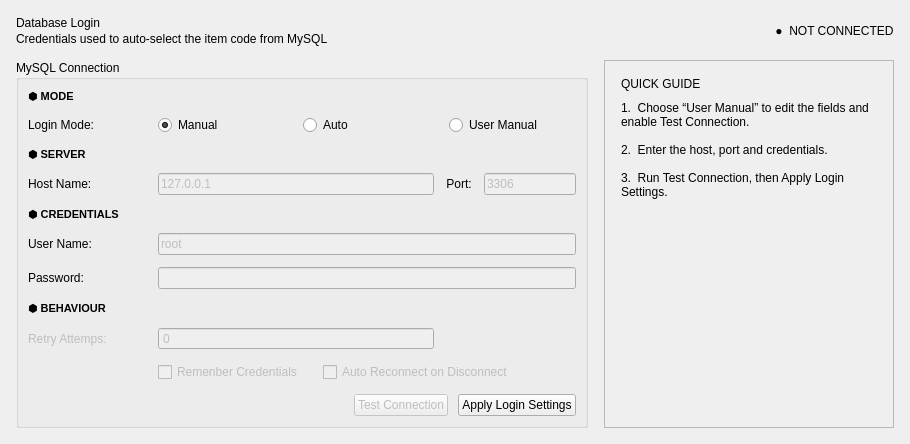
      <widget class="QWidget" name="tab">
       <attribute name="title">
        <string>   Autologon   </string>
       </attribute>
       <layout class="QGridLayout" name="gridLayout_3" columnstretch="1,0">
        <property name="leftMargin">
         <number>16</number>
        </property>
        <property name="topMargin">
         <number>16</number>
        </property>
        <property name="rightMargin">
         <number>16</number>
        </property>
        <property name="bottomMargin">
         <number>16</number>
        </property>
        <property name="horizontalSpacing">
         <number>16</number>
        </property>
        <property name="verticalSpacing">
         <number>14</number>
        </property>
        <item row="1" column="0">
         <widget class="QGroupBox" name="groupBox_auto_login">
          <property name="title">
           <string>MySQL Connection</string>
          </property>
          <layout class="QGridLayout" name="gridLayout_2" columnstretch="0,3,0,1">
           <property name="spacing">
            <number>12</number>
           </property>
           <item row="0" column="0" colspan="4">
            <widget class="QLabel" name="label_sec_mysql_mode">
             <property name="font">
              <font>
               <family>Segoe UI</family>
               <pointsize>8</pointsize>
               <weight>87</weight>
               <bold>true</bold>
              </font>
             </property>
             <property name="text">
              <string>⬢ MODE</string>
             </property>
             <property name="role" stdset="0">
              <string>section</string>
             </property>
            </widget>
           </item>
           <item row="1" column="0">
            <widget class="QLabel" name="label">
             <property name="minimumSize">
              <size>
               <width>118</width>
               <height>0</height>
              </size>
             </property>
             <property name="text">
              <string>Login Mode:</string>
             </property>
            </widget>
           </item>
           <item row="1" column="1" colspan="3">
            <layout class="QHBoxLayout" name="horizontalLayout_login_modes">
             <property name="spacing">
              <number>18</number>
             </property>
             <item>
              <widget class="QRadioButton" name="radioButton_manual_login">
               <property name="enabled">
                <bool>true</bool>
               </property>
               <property name="text">
                <string>Manual </string>
               </property>
               <property name="checkable">
                <bool>true</bool>
               </property>
               <property name="checked">
                <bool>true</bool>
               </property>
               <property name="autoExclusive">
                <bool>true</bool>
               </property>
              </widget>
             </item>
             <item>
              <widget class="QRadioButton" name="radioButton_automatic_login">
               <property name="text">
                <string>Auto</string>
               </property>
               <property name="checked">
                <bool>false</bool>
               </property>
              </widget>
             </item>
             <item>
              <widget class="QRadioButton" name="radioButton_user_manual_login">
               <property name="enabled">
                <bool>true</bool>
               </property>
               <property name="text">
                <string>User Manual</string>
               </property>
               <property name="checked">
                <bool>false</bool>
               </property>
              </widget>
             </item>
            </layout>
           </item>
           <item row="2" column="0" colspan="4">
            <widget class="QLabel" name="label_sec_mysql_server">
             <property name="font">
              <font>
               <family>Segoe UI</family>
               <pointsize>8</pointsize>
               <weight>87</weight>
               <bold>true</bold>
              </font>
             </property>
             <property name="text">
              <string>⬢ SERVER</string>
             </property>
             <property name="role" stdset="0">
              <string>section</string>
             </property>
            </widget>
           </item>
           <item row="3" column="0">
            <widget class="QLabel" name="label_3">
             <property name="minimumSize">
              <size>
               <width>118</width>
               <height>0</height>
              </size>
             </property>
             <property name="text">
              <string>Host Name:</string>
             </property>
            </widget>
           </item>
           <item row="3" column="1">
            <widget class="QLineEdit" name="lineEdit_Host_name">
             <property name="enabled">
              <bool>false</bool>
             </property>
             <property name="text">
              <string>127.0.0.1</string>
             </property>
            </widget>
           </item>
           <item row="3" column="2">
            <widget class="QLabel" name="label_4">
             <property name="text">
              <string>Port:</string>
             </property>
             <property name="alignment">
              <set>Qt::AlignCenter</set>
             </property>
            </widget>
           </item>
           <item row="3" column="3">
            <widget class="QLineEdit" name="lineEdit_port">
             <property name="enabled">
              <bool>false</bool>
             </property>
             <property name="text">
              <string>3306</string>
             </property>
            </widget>
           </item>
           <item row="4" column="0" colspan="4">
            <widget class="QLabel" name="label_sec_mysql_credentials">
             <property name="font">
              <font>
               <family>Segoe UI</family>
               <pointsize>8</pointsize>
               <weight>87</weight>
               <bold>true</bold>
              </font>
             </property>
             <property name="text">
              <string>⬢ CREDENTIALS</string>
             </property>
             <property name="role" stdset="0">
              <string>section</string>
             </property>
            </widget>
           </item>
           <item row="5" column="0">
            <widget class="QLabel" name="label_2">
             <property name="minimumSize">
              <size>
               <width>118</width>
               <height>0</height>
              </size>
             </property>
             <property name="text">
              <string>User Name:</string>
             </property>
            </widget>
           </item>
           <item row="5" column="1" colspan="3">
            <widget class="QLineEdit" name="lineEdit_UserName">
             <property name="enabled">
              <bool>false</bool>
             </property>
             <property name="text">
              <string>root</string>
             </property>
            </widget>
           </item>
           <item row="6" column="0">
            <widget class="QLabel" name="label_5">
             <property name="minimumSize">
              <size>
               <width>118</width>
               <height>0</height>
              </size>
             </property>
             <property name="text">
              <string>Password:</string>
             </property>
            </widget>
           </item>
           <item row="6" column="1" colspan="3">
            <widget class="QLineEdit" name="lineEdit_password">
             <property name="enabled">
              <bool>false</bool>
             </property>
             <property name="text">
              <string/>
             </property>
             <property name="echoMode">
              <enum>QLineEdit::Password</enum>
             </property>
            </widget>
           </item>
           <item row="7" column="0" colspan="4">
            <widget class="QLabel" name="label_sec_mysql_behaviour">
             <property name="font">
              <font>
               <family>Segoe UI</family>
               <pointsize>8</pointsize>
               <weight>87</weight>
               <bold>true</bold>
              </font>
             </property>
             <property name="text">
              <string>⬢ BEHAVIOUR</string>
             </property>
             <property name="role" stdset="0">
              <string>section</string>
             </property>
            </widget>
           </item>
           <item row="8" column="0">
            <widget class="QLabel" name="label_6">
             <property name="enabled">
              <bool>false</bool>
             </property>
             <property name="minimumSize">
              <size>
               <width>118</width>
               <height>0</height>
              </size>
             </property>
             <property name="text">
              <string>Retry Attemps:</string>
             </property>
            </widget>
           </item>
           <item row="8" column="1">
            <widget class="QSpinBox" name="spinBox_retry_attpents">
             <property name="enabled">
              <bool>false</bool>
             </property>
             <property name="buttonSymbols">
              <enum>QAbstractSpinBox::NoButtons</enum>
             </property>
            </widget>
           </item>
           <item row="9" column="1" colspan="3">
            <layout class="QHBoxLayout" name="horizontalLayout_mysql_options">
             <property name="spacing">
              <number>20</number>
             </property>
             <item>
              <widget class="QCheckBox" name="checkBox_remember_credentials">
               <property name="enabled">
                <bool>false</bool>
               </property>
               <property name="text">
                <string>Remenber Credentials</string>
               </property>
              </widget>
             </item>
             <item>
              <widget class="QCheckBox" name="checkBox_auto_connect_on_disconnect">
               <property name="enabled">
                <bool>false</bool>
               </property>
               <property name="text">
                <string>Auto Reconnect on Disconnect</string>
               </property>
              </widget>
             </item>
             <item>
              <spacer name="horizontalSpacer_mysql_options">
               <property name="orientation">
                <enum>Qt::Horizontal</enum>
               </property>
               <property name="sizeHint" stdset="0">
                <size>
                 <width>40</width>
                 <height>20</height>
                </size>
               </property>
              </spacer>
             </item>
            </layout>
           </item>
           <item row="10" column="0" colspan="4">
            <layout class="QHBoxLayout" name="horizontalLayout_mysql_buttons">
             <property name="spacing">
              <number>10</number>
             </property>
             <item>
              <spacer name="horizontalSpacer_mysql_buttons">
               <property name="orientation">
                <enum>Qt::Horizontal</enum>
               </property>
               <property name="sizeHint" stdset="0">
                <size>
                 <width>40</width>
                 <height>20</height>
                </size>
               </property>
              </spacer>
             </item>
             <item>
              <widget class="QPushButton" name="pushButton_test_connection">
               <property name="enabled">
                <bool>false</bool>
               </property>
               <property name="cursor">
                <cursorShape>PointingHandCursor</cursorShape>
               </property>
               <property name="toolTip">
                <string/>
               </property>
               <property name="text">
                <string>Test Connection</string>
               </property>
              </widget>
             </item>
             <item>
              <widget class="QPushButton" name="pushButton_apply_login_setting">
               <property name="enabled">
                <bool>true</bool>
               </property>
               <property name="cursor">
                <cursorShape>PointingHandCursor</cursorShape>
               </property>
               <property name="text">
                <string>Apply Login Settings</string>
               </property>
              </widget>
             </item>
            </layout>
           </item>
          </layout>
         </widget>
        </item>
        <item row="1" column="1">
         <widget class="QFrame" name="frame_2">
          <property name="minimumSize">
           <size>
            <width>250</width>
            <height>0</height>
           </size>
          </property>
          <property name="maximumSize">
           <size>
            <width>290</width>
            <height>16777215</height>
           </size>
          </property>
          <property name="frameShape">
           <enum>QFrame::StyledPanel</enum>
          </property>
          <property name="frameShadow">
           <enum>QFrame::Raised</enum>
          </property>
          <layout class="QVBoxLayout" name="verticalLayout_guide_mysql">
           <property name="spacing">
            <number>10</number>
           </property>
           <property name="leftMargin">
            <number>16</number>
           </property>
           <property name="topMargin">
            <number>16</number>
           </property>
           <property name="rightMargin">
            <number>16</number>
           </property>
           <property name="bottomMargin">
            <number>16</number>
           </property>
           <item>
            <widget class="QLabel" name="label_mysql_guide_title">
             <property name="text">
              <string>QUICK GUIDE</string>
             </property>
            </widget>
           </item>
           <item>
            <widget class="QLabel" name="label_mysql_guide_body">
             <property name="text">
              <string>1.  Choose “User Manual” to edit the fields and enable Test Connection.

2.  Enter the host, port and credentials.

3.  Run Test Connection, then Apply Login Settings.

 </string>
             </property>
             <property name="alignment">
              <set>Qt::AlignLeading|Qt::AlignLeft|Qt::AlignTop</set>
             </property>
             <property name="wordWrap">
              <bool>true</bool>
             </property>
            </widget>
           </item>
           <item>
            <spacer name="verticalSpacer_guide_mysql">
             <property name="orientation">
              <enum>Qt::Vertical</enum>
             </property>
             <property name="sizeHint" stdset="0">
              <size>
               <width>20</width>
               <height>40</height>
              </size>
             </property>
            </spacer>
           </item>
          </layout>
         </widget>
        </item>
        <item row="0" column="0" colspan="2">
         <layout class="QHBoxLayout" name="horizontalLayout_page_header_mysql">
          <property name="spacing">
           <number>12</number>
          </property>
          <item>
           <layout class="QVBoxLayout" name="verticalLayout_page_header_mysql">
            <property name="spacing">
             <number>2</number>
            </property>
            <item>
             <widget class="QLabel" name="label_page_title_mysql">
              <property name="text">
               <string>Database Login</string>
              </property>
             </widget>
            </item>
            <item>
             <widget class="QLabel" name="label_page_sub_mysql">
              <property name="text">
               <string>Credentials used to auto-select the item code from MySQL</string>
              </property>
             </widget>
            </item>
           </layout>
          </item>
          <item>
           <spacer name="horizontalSpacer_page_header_mysql">
            <property name="orientation">
             <enum>Qt::Horizontal</enum>
            </property>
            <property name="sizeHint" stdset="0">
             <size>
              <width>40</width>
              <height>20</height>
             </size>
            </property>
           </spacer>
          </item>
          <item>
           <widget class="QLabel" name="label_mysql_state">
            <property name="maximumSize">
             <size>
              <width>16777215</width>
              <height>28</height>
             </size>
            </property>
            <property name="text">
             <string>●  NOT CONNECTED</string>
            </property>
            <property name="alignment">
             <set>Qt::AlignCenter</set>
            </property>
            <property name="state" stdset="0">
             <string>disconnected</string>
            </property>
           </widget>
          </item>
         </layout>
        </item>
       </layout>
      </widget>
